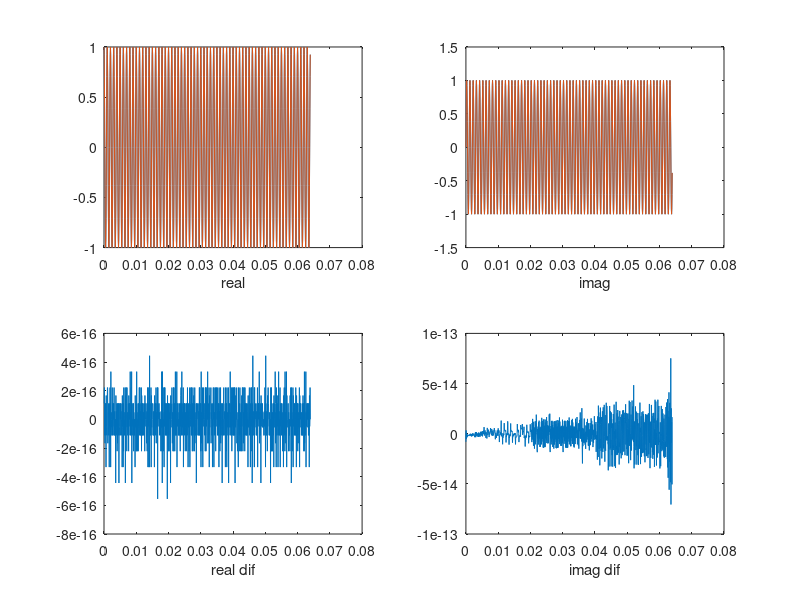

Here is the MATLAB script that generated this plot:
clc; clear all; close all;
f=1000;
fs = 16000;
t=[0:1/fs:1/fs*1023];
y0 = cos(2*pi*f*t);
y1 = exp(1i*2*pi*f*t);
y2 = hilbert(y0);

figure
subplot(2,2,1)
plot(t,real(y1),t,real(y2));
xlabel("real")
subplot(2,2,2)
plot(t,imag(y1),t,imag(y2));
xlabel("imag")


diff_real = real(y1) - real(y2);
diff_image = imag(y1) - imag(y2);
subplot(2,2,3)
plot(t,diff_real);
xlabel("real dif")
subplot(2,2,4)
plot(t,diff_image);
xlabel("imag dif")